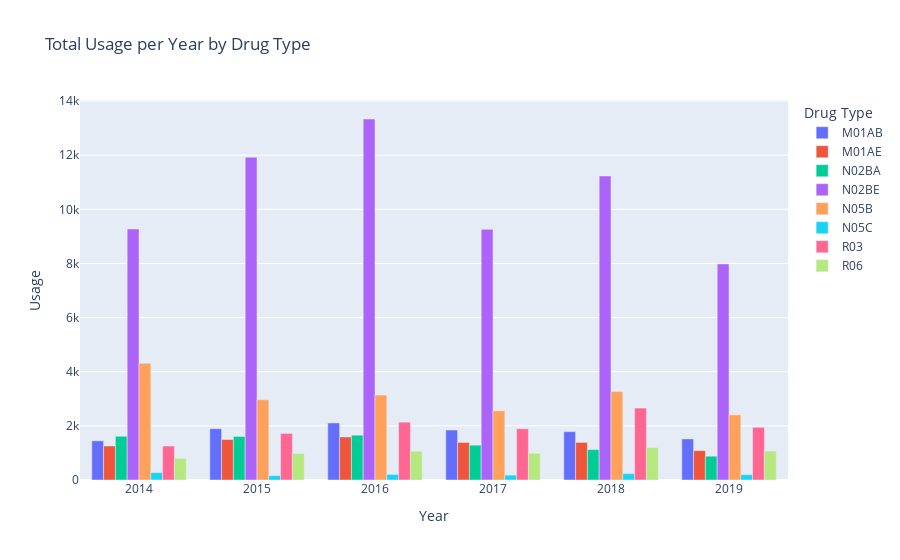

Notebook cell for this chart:
### Code cell
# calculate total usage per year
year_df = updated_df.groupby(["Drug Type", "Year"]).sum().reset_index()

# plot usage per month
fig_year = px.bar(year_df, x="Year", y="Usage", color="Drug Type", 
                   title="Total Usage per Year by Drug Type", barmode="group")
fig_year.show()

### Figure 1 — Plotly figure (JSON) as saved in the notebook; plotly's stock layout.template omitted (floating-point values rounded to 4 significant figures)
{"data": [{"alignmentgroup": "True", "hovertemplate": "Drug Type=M01AB<br>Year=%{x}<br>Usage=%{y}<extra></extra>", "legendgroup": "M01AB", "marker": {"color": "#636efa", "pattern": {"shape": ""}}, "name": "M01AB", "offsetgroup": "M01AB", "orientation": "v", "showlegend": true, "textposition": "auto", "type": "bar", "x": [2014, 2015, 2016, 2017, 2018, 2019], "xaxis": "x", "y": [1447.0, 1896.0, 2107.0, 1847.0, 1787.0, 1517.0], "yaxis": "y"}, {"alignmentgroup": "True", "hovertemplate": "Drug Type=M01AE<br>Year=%{x}<br>Usage=%{y}<extra></extra>", "legendgroup": "M01AE", "marker": {"color": "#EF553B", "pattern": {"shape": ""}}, "name": "M01AE", "offsetgroup": "M01AE", "orientation": "v", "showlegend": true, "textposition": "auto", "type": "bar", "x": [2014, 2015, 2016, 2017, 2018, 2019], "xaxis": "x", "y": [1257.0, 1497.0, 1589.0, 1387.0, 1390.0, 1085.0], "yaxis": "y"}, {"alignmentgroup": "True", "hovertemplate": "Drug Type=N02BA<br>Year=%{x}<br>Usage=%{y}<extra></extra>", "legendgroup": "N02BA", "marker": {"color": "#00cc96", "pattern": {"shape": ""}}, "name": "N02BA", "offsetgroup": "N02BA", "orientation": "v", "showlegend": true, "textposition": "auto", "type": "bar", "x": [2014, 2015, 2016, 2017, 2018, 2019], "xaxis": "x", "y": [1616.0, 1609.0, 1655.0, 1288.0, 1124.0, 879.8], "yaxis": "y"}, {"alignmentgroup": "True", "hovertemplate": "Drug Type=N02BE<br>Year=%{x}<br>Usage=%{y}<extra></extra>", "legendgroup": "N02BE", "marker": {"color": "#ab63fa", "pattern": {"shape": ""}}, "name": "N02BE", "offsetgroup": "N02BE", "orientation": "v", "showlegend": true, "textposition": "auto", "type": "bar", "x": [2014, 2015, 2016, 2017, 2018, 2019], "xaxis": "x", "y": [9274.0, 11920.0, 13340.0, 9259.0, 11230.0, 7982.0], "yaxis": "y"}, {"alignmentgroup": "True", "hovertemplate": "Drug Type=N05B<br>Year=%{x}<br>Usage=%{y}<extra></extra>", "legendgroup": "N05B", "marker": {"color": "#FFA15A", "pattern": {"shape": ""}}, "name": "N05B", "offsetgroup": "N05B", "orientation": "v", "showlegend": true, "textposition": "auto", "type": "bar", "x": [2014, 2015, 2016, 2017, 2018, 2019], "xaxis": "x", "y": [4315.0, 2965, 3138.0, 2556.0, 3266.0, 2406.0], "yaxis": "y"}, {"alignmentgroup": "True", "hovertemplate": "Drug Type=N05C<br>Year=%{x}<br>Usage=%{y}<extra></extra>", "legendgroup": "N05C", "marker": {"color": "#19d3f3", "pattern": {"shape": ""}}, "name": "N05C", "offsetgroup": "N05C", "orientation": "v", "showlegend": true, "textposition": "auto", "type": "bar", "x": [2014, 2015, 2016, 2017, 2018, 2019], "xaxis": "x", "y": [272.6, 159, 207, 180.3, 235, 196], "yaxis": "y"}, {"alignmentgroup": "True", "hovertemplate": "Drug Type=R03<br>Year=%{x}<br>Usage=%{y}<extra></extra>", "legendgroup": "R03", "marker": {"color": "#FF6692", "pattern": {"shape": ""}}, "name": "R03", "offsetgroup": "R03", "orientation": "v", "showlegend": true, "textposition": "auto", "type": "bar", "x": [2014, 2015, 2016, 2017, 2018, 2019], "xaxis": "x", "y": [1255, 1721.0, 2137, 1894.0, 2655.0, 1947.0], "yaxis": "y"}, {"alignmentgroup": "True", "hovertemplate": "Drug Type=R06<br>Year=%{x}<br>Usage=%{y}<extra></extra>", "legendgroup": "R06", "marker": {"color": "#B6E880", "pattern": {"shape": ""}}, "name": "R06", "offsetgroup": "R06", "orientation": "v", "showlegend": true, "textposition": "auto", "type": "bar", "x": [2014, 2015, 2016, 2017, 2018, 2019], "xaxis": "x", "y": [800.5, 983.0, 1065.0, 988.9, 1197.0, 1074.0], "yaxis": "y"}], "layout": {"barmode": "group", "legend": {"title": {"text": "Drug Type"}, "tracegroupgap": 0}, "title": {"text": "Total Usage per Year by Drug Type"}, "xaxis": {"anchor": "y", "domain": [0, 1], "title": {"text": "Year"}}, "yaxis": {"anchor": "x", "domain": [0, 1], "title": {"text": "Usage"}}}}
